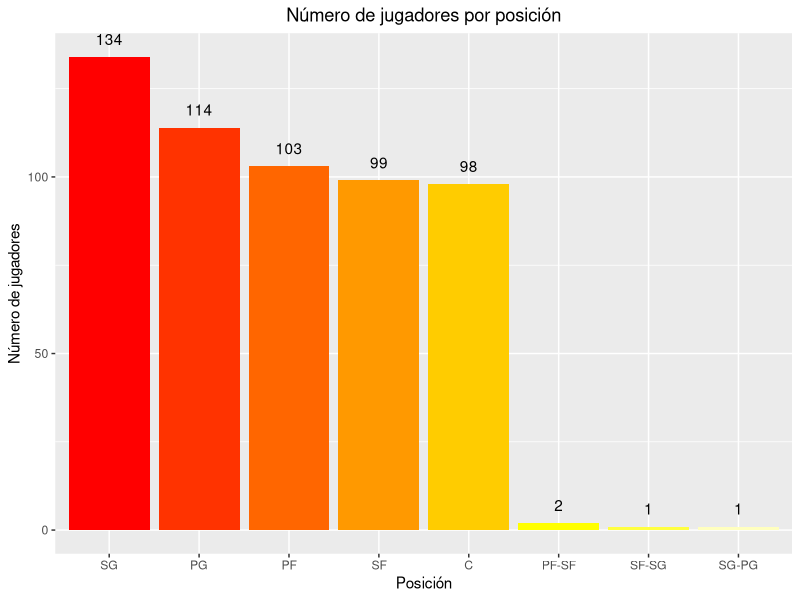

The R source for this figure: (Note: this script raises an error after producing the figure.)
#PROBABILIDAD Y ESTADÍSTICA 
#ESTADÍSTICA DESCRIPTIVA
#install.packages("ggplot2") #descargar librería
#install.packages("psych")
#install.packages("tidyverse")
library(tidyverse)
library(psych)
library(ggplot2) #cargar librería
datos=read.csv("NBA.csv") #Cargar los datos y guardarlos con el nombre "datos"
datos=na.omit(datos) #Sobreescribir el archivo datos por uno que elimina filas con NA's
str(datos) #Ver la estructura de cada variable
datos$Pos=as.factor(datos$Pos) #Sobrescribir las entradas como factores, es decir formaremos categorias 
datos$Tm=as.factor(datos$Tm) 

table(datos$Tm)
write.table(table(datos$Tm), file = "tablaequipos.txt", sep = ",", quote = FALSE,row.names=F)

#Grafico número de jugadores po posición 

ggplot(datos, aes(x=reorder(Pos, Pos, function(x)-length(x))))+
  geom_bar(fill=heat.colors(8))+
  geom_text(stat="count", aes(label=..count..), vjust=-1)+
  ggtitle("Número de jugadores por posición")+theme(plot.title=element_text(hjust=0.5))+
  labs(x="Posición", y="Número de jugadores")

describe(datos)
describeBy(datos~Pos)

summary(datos)
write.table(lapply(datos, mean), file = "tablamedias.txt", sep = ",", quote = FALSE,row.names=F)


# 1 HISTOGRAMA TIROS DE CAMPO EFECTIVOS
ggplot(datos, aes(x=eFG.))+
  geom_histogram(bins=ceiling(sqrt(length(datos$eFG.))), fill="deeppink2", col="white")+
  ggtitle("Histograma para tiros de campo efectivos para jugadores NBA")+
  labs(x="Tiros de campo efectivos (eFG)", y="Frecuencia")+
  theme_bw()+theme(plot.title=element_text(hjust=0.5))

ggplot(datos, aes(x=eFG., y=..density..))+
  geom_histogram(bins=ceiling(sqrt(length(datos$eFG.))), fill="deeppink2", col="white")+
  geom_density(aes(x=eFG., y=..density..), colour="black", size=0.8)+
  ggtitle("Histograma para tiros de campo efectivos para jugadores NBA")+
  labs(x="Tiros de campo efectivos (eFG)", y="Densidad")+
  theme_bw()+theme(plot.title=element_text(hjust=0.5))

# 2 HISTOGRAMA PUNTOS ANOTADOS
ggplot(datos, aes(x=PTS))+
  geom_histogram(bins=ceiling(sqrt(length(datos$eFG.))), fill="deeppink2", col="white")+
  ggtitle("Histograma para total de puntos anotados por jugador")+
  labs(x="Total puntos anotados por jugador", y="Frecuencia")+
  theme_bw()+theme(plot.title=element_text(hjust=0.5))

ggplot(datos, aes(x=PTS , y=..density..))+
  geom_histogram(bins=ceiling(sqrt(length(datos$eFG.))), fill="deeppink2", col="white")+
  geom_density(aes(x=PTS , y=..density..), colour="black", size=0.8)+
  ggtitle("Histograma para total de puntos anotados por jugador")+
  labs(x="Total puntos anotados por jugador", y="Densidad")+
  theme_bw()+theme(plot.title=element_text(hjust=0.5))

# 3 HISTOGRAMA MINUTOS JUGADOS

ggplot(datos, aes(x=MP))+
  geom_histogram(bins=ceiling(sqrt(length(datos$eFG.))), fill="deeppink2", col="white")+
  ggtitle("Histograma para total minutos jugados para jugadores NBA")+
  labs(x="Total minutos jugados", y="Frecuencia")+
  theme_bw()+theme(plot.title=element_text(hjust=0.5))

ggplot(datos, aes(x=MP , y=..density..))+
  geom_histogram(bins=ceiling(sqrt(length(datos$eFG.))), fill="deeppink2", col="white")+
  geom_density(aes(x=MP , y=..density..), colour="black", size=0.8)+
  ggtitle("Histograma para total minutos jugados para jugadores NBA")+
  labs(x="Total minutos jugados", y="Densidad")+
  theme_bw()+theme(plot.title=element_text(hjust=0.5))

# 4 HISTOGRAMA EDAD

ggplot(datos, aes(x=Age))+
  geom_histogram(bins=ceiling(sqrt(length(datos$eFG.))), fill="deeppink2", col="white")+
  ggtitle("Histograma de la edad en años para jugadores NBA")+
  labs(x="Edad en años", y="Frecuencia")+
  theme_bw()+theme(plot.title=element_text(hjust=0.5))

ggplot(datos, aes(x=Age , y=..density..))+
  geom_histogram(bins=ceiling(sqrt(length(datos$eFG.))), fill="deeppink2", col="white")+
  geom_density(aes(x=Age , y=..density..), colour="black", size=0.8)+
  ggtitle("Histograma de la edad en años para jugadores NBA")+
  labs(x="Edad en años", y="Densidad")+
  theme_bw()+theme(plot.title=element_text(hjust=0.5))

# 5 HISTOGRAMA TOTAL REBOTES 
ggplot(datos, aes(x=TRB))+
  geom_histogram(bins=ceiling(sqrt(length(datos$eFG.))), fill="deeppink2", col="white")+
  ggtitle("Histograma total rebotes para jugadores NBA")+
  labs(x="Total rebotes", y="Frecuencia")+
  theme_bw()+theme(plot.title=element_text(hjust=0.5))

ggplot(datos, aes(x=TRB , y=..density..))+
  geom_histogram(bins=ceiling(sqrt(length(datos$eFG.))), fill="deeppink2", col="white")+
  geom_density(aes(x=TRB , y=..density..), colour="black", size=0.8)+
  ggtitle("Histograma total rebotes para jugadores NBA")+
  labs(x="Total rebotes", y="Densidad")+
  theme_bw()+theme(plot.title=element_text(hjust=0.5))

# 6 HISTOGRAMA TOTAL NMERO DE ASISTENCIAS
ggplot(datos, aes(x=AST))+
  geom_histogram(bins=ceiling(sqrt(length(datos$eFG.))), fill="deeppink2", col="white")+
  ggtitle("Histograma número total asistencias para jugadores NBA")+
  labs(x="Total asistencias", y="Frecuencia")+
  theme_bw()+theme(plot.title=element_text(hjust=0.5))

ggplot(datos, aes(x=AST , y=..density..))+
  geom_histogram(bins=ceiling(sqrt(length(datos$eFG.))), fill="deeppink2", col="white")+
  geom_density(aes(x=AST , y=..density..), colour="black", size=0.8)+
  ggtitle("Histograma número total asistencias para jugadores NBA")+
  labs(x="Total asistencias", y="Densidad")+
  theme_bw()+theme(plot.title=element_text(hjust=0.5))

# 7 HISTOGRAMA TOTAL NÚMERO DE BOLAS ROBADAS
ggplot(datos, aes(x=STL))+
  geom_histogram(bins=ceiling(sqrt(length(datos$eFG.))), fill="deeppink2", col="white")+
  ggtitle("Histograma número total balones robados por jugador")+
  labs(x="Total balones robados por jugador", y="Frecuencia")+
  theme_bw()+theme(plot.title=element_text(hjust=0.5))

ggplot(datos, aes(x=STL , y=..density..))+
  geom_histogram(bins=ceiling(sqrt(length(datos$eFG.))), fill="deeppink2", col="white")+
  geom_density(aes(x=STL , y=..density..), colour="black", size=0.8)+
  ggtitle("Histograma número total balones robados por jugador")+
  labs(x="Total balones robados por jugador", y="Densidad")+
  theme_bw()+theme(plot.title=element_text(hjust=0.5))

#BOX VAIRBLES POR POSICIÓN 

#Q Q PLOT  eFG

qqnorm(datos$eFG.)
qqline(datos$eFG., col="steelblue", lwd=2)
shapiro.test(datos$eFG.)

cv=function(x){
  sd(x)/mean(x)*100}

cv(datos$STL)

ggplot(datos, aes(x=eFG., y=Pos))+
  geom_boxplot(fill=rainbow(8))+
  ggtitle("Diagrama de caja para tiros de campo efectivo según posición")+
  labs(y="Posición")+
  coord_flip()+theme(plot.title = element_text(hjust=0.5))

ggplot(datos, aes(x=STL, y=Pos))+
  geom_boxplot(fill=rainbow(8))+
  ggtitle("Diagrama de caja para robos de balón según posición")+
  labs(y="Posición")+
  coord_flip()+theme(plot.title = element_text(hjust=0.5))

ggplot(datos, aes(x=TRB, y=Pos))+
  geom_boxplot(fill=rainbow(8))+
  ggtitle("Diagrama de caja para rebotes según posición")+
  labs(y="Posición")+
  coord_flip()+theme(plot.title = element_text(hjust=0.5))

ggplot(datos, aes(x=PTS, y=Pos))+
  geom_boxplot(fill=rainbow(8))+
  ggtitle("Diagrama de caja para puntos anotados según posición")+
  labs(y="Posición")+
  coord_flip()+theme(plot.title = element_text(hjust=0.5))

datoscuant<-datos%>%
select(PTS, TRB, AST, STL, eFG., MP, Age) #Selecciona las variables y crea otro data frame

Tabla_descriptiva=describe(datoscuant, IQR=T) #Tabla descriptiva para las variables cuantitativas

Tabla_descriptiva<-Tabla_descriptiva%>% #Crear columna con CV (coeficiente de variación) en tabla descrptiva
  mutate(CV=sd/mean*100) 

Tabla_descriptiva

corPlot(datoscuant, main="Diagrama de correlación")# Diagrama de correlación
